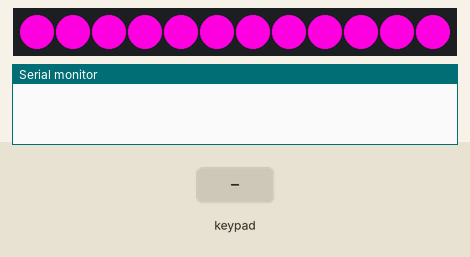
This sketch was run on a simulated Arduino Uno, built with avr-gcc and run on an emulated ATmega328P. Shown: 12 RGB LEDs in strip order, left to right, the last lines printed to the serial monitor. The inputs (shaded band) are chosen by the test bench.

Above: at 2.6 s.
4.3 s: keypad keys 2 3 4 5 pressed 0.4 s apart
At 8.6 s:
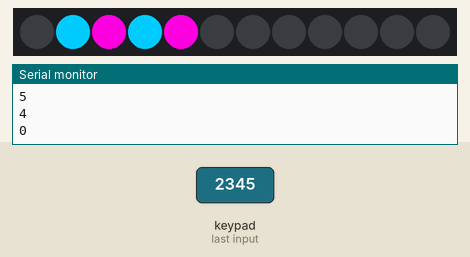
8.9 s: keypad keys 2 3 4 5 # pressed 0.4 s apart
At 12.9 s:
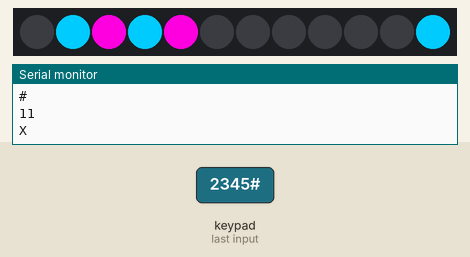
13.3 s: keypad keys 2 3 4 5 * pressed 0.4 s apart
At 17.9 s:
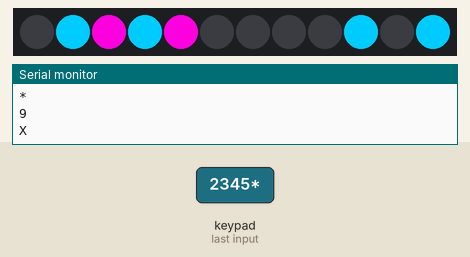
18.3 s: key '6' pressed
At 18.8 s:
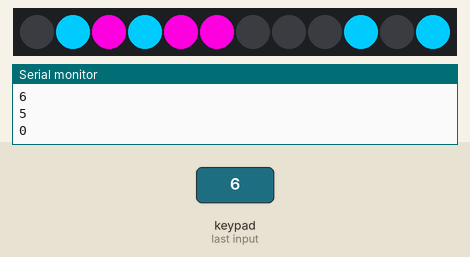
Timing chart, 0 to 20.8 s (numbered marks = the images above; inputs shaded):
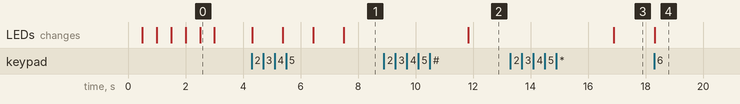

The sketch:

220518_button_led_internet_geaendert.ino
```cpp
  #include <Keypad.h>
#include <FastLED.h>

#define LED_PIN     11
#define NUM_LEDS    12
#define LED_TYPE    WS2812B
#define COLOR_ORDER GRB
#define BRIGHTNESS  250
CRGB leds[NUM_LEDS];

int player=1;
int n,i,e=0,j=0;
char a[16]={'1','2','3','4','5','6','7','8','9','10','11','12'};
char key;
int w=0;

const byte ROWS = 4; //four rows
const byte COLS = 3; //four columns
//define the cymbols on the buttons of the keypads
char hexaKeys[ROWS][COLS] = {
  {'1','2','3'},
  {'4','5','6'},
  {'7','8','9'},
  {'*','0','#'}
};
byte rowPins[ROWS] = {2, 3, 4, 5}; //connect to the row pinouts of the keypad
byte colPins[COLS] = {8, 9, 10}; //connect to the column pinouts of the keypad
Keypad customKeypad = Keypad( makeKeymap(hexaKeys), rowPins, colPins, ROWS, COLS);

void setup(){
  Serial.begin(9600);
  LEDS.addLeds<LED_TYPE, LED_PIN, COLOR_ORDER>(leds, NUM_LEDS);
  FastLED.setBrightness(BRIGHTNESS);
  for(int m=0;m<3;m++)
  {
        leds[0].setRGB(0, 204, 255);
        leds[1].setRGB(0, 204, 255);
        leds[2].setRGB(0, 204, 255);
        leds[3].setRGB(0, 204, 255);
        leds[4].setRGB(0, 204, 255);
        leds[5].setRGB(0, 204, 255);
        leds[6].setRGB(0, 204, 255);
        leds[7].setRGB(0, 204, 255);
        leds[8].setRGB(0, 204, 255);
        leds[9].setRGB(0, 204, 255);
        leds[10].setRGB(0, 204, 255);
        leds[11].setRGB(0, 204, 255);
        FastLED.show();
        delay(500);
        leds[0].setRGB(255, 0, 225);
        leds[1].setRGB(255, 0, 225);
        leds[2].setRGB(255, 0, 225);
        leds[3].setRGB(255, 0, 225);
        leds[4].setRGB(255, 0, 225);
        leds[5].setRGB(255, 0, 225);
        leds[6].setRGB(255, 0, 225);
        leds[7].setRGB(255, 0, 225);
        leds[8].setRGB(255, 0, 225);
        leds[9].setRGB(255, 0, 225);
        leds[10].setRGB(255, 0, 225);
        leds[11].setRGB(255, 0, 225);
        FastLED.show();
        delay(500);
  }
        FastLED.clear();
        FastLED.show();
}

void loop()
{
  key = customKeypad.getKey();
  if (key && player==1)
  {
    Serial.println("\nP1");
    Serial.println(key);
    n=number(key);
    Serial.println(n);
    leds[n].setRGB(0, 204, 255);
    FastLED.show();
    a[n]='X';
    Serial.println(a[n]);
    w=check(a,n);
    if(w==1)
    {
      Serial.println("Player 1 Wins!");
      while(1)
      {
        leds[0].setRGB(0, 204, 255);
        leds[1].setRGB(0, 204, 255);
        leds[2].setRGB(0, 204, 255);
        leds[3].setRGB(0, 204, 255);
        leds[4].setRGB(0, 204, 255);
        leds[5].setRGB(0, 204, 255);
        leds[6].setRGB(0, 204, 255);
        leds[7].setRGB(0, 204, 255);
        leds[8].setRGB(0, 204, 255);
        leds[9].setRGB(0, 204, 255);
        leds[10].setRGB(0, 204, 255);
        leds[11].setRGB(0, 204, 255);
        FastLED.show();
        delay(500);
        FastLED.clear();
        FastLED.show();
        delay(500);
    }
   }
    player++;
    delay(1000);
  }
  delay(20);
  key = customKeypad.getKey();
  if (key && player==2)
  {
    Serial.println("\nP2");
    Serial.println(key);
    n=number(key);
    Serial.println(n);
    leds[n].setRGB(255, 0, 225);
    FastLED.show();
    a[n]='0';
    Serial.println(a[n]);
    w=check(a,n);
    if(w==2)
    {
      Serial.println("Player 2 Wins!");
      while(1)
      {
        leds[0].setRGB(255, 0, 225);
        leds[1].setRGB(255, 0, 225);
        leds[2].setRGB(255, 0, 225);
        leds[3].setRGB(255, 0, 225);
        leds[4].setRGB(255, 0, 225);
        leds[5].setRGB(255, 0, 225);
        leds[6].setRGB(255, 0, 225);
        leds[7].setRGB(255, 0, 225);
        leds[8].setRGB(255, 0, 225);
        leds[9].setRGB(255, 0, 225);
        leds[10].setRGB(255, 0, 225);
        leds[11].setRGB(255, 0, 225);
        FastLED.show();
        delay(500);
        FastLED.clear();
        FastLED.show();
        delay(500);


    }
    }
    e++;
  player--;
   delay(1000);
  }
  if(e==8)
  {
    Serial.println("Game Draw");
    while(1)
    {
        leds[0].setRGB(255, 0, 0);
        leds[1].setRGB(255, 0, 0);
        leds[2].setRGB(255, 0, 0);
        leds[3].setRGB(255, 0, 0);
        leds[4].setRGB(255, 0, 0);
        leds[5].setRGB(255, 0, 0);
        leds[6].setRGB(255, 0, 0);
        leds[7].setRGB(255, 0, 0);
        leds[8].setRGB(255, 0, 0);
        leds[9].setRGB(255, 0, 0);
        leds[10].setRGB(255, 0, 0);
        leds[11].setRGB(255, 0, 0);
        FastLED.show();
        delay(1000);
        FastLED.clear();
        FastLED.show();
        delay(500);
  }
  }
  delay(20);
}

int number(char keyn)
{
  if(keyn == '1')
    return 0;
  if(keyn == '2')
    return 1;
  if(keyn == '3')
    return 2;
  if(keyn == '4')
    return 3;
  if(keyn == '5')
    return 4;
  if(keyn == '6')
    return 5;
  if(keyn == '7')
    return 6;
  if(keyn == '8')
    return 7;
  if(keyn == '9')
    return 8;
  if(key == '*')
    return 9;
  if(keyn == '0')
    return 10;
  if(keyn == '#')
    return 11;
}

int check(char a[16],int n)
{

  if(a[0]=='X' && a[1]=='X' && a[2]=='X' && a[3]=='X')
    return 1;
  if(a[0]=='0' && a[1]=='0' && a[2]=='0' && a[3]=='0')
    return 2;
  if(a[0]=='X' && a[4]=='X' && a[8]=='X' )
    return 1;
  if(a[0]=='0' && a[4]=='0' && a[8]=='0' )
    return 2;
  if(a[0]=='X' && a[5]=='X' && a[10]=='X' )
    return 1;
  if(a[0]=='0' && a[5]=='0' && a[10]=='0' )
    return 2;
  if(a[1]=='X' && a[5]=='X' && a[9]=='X' )
    return 1;
  if(a[1]=='0' && a[5]=='0' && a[9]=='0' )
    return 2;
  if(a[2]=='X' && a[6]=='X' && a[10]=='X' )
    return 1;
  if(a[2]=='0' && a[6]=='0' && a[10]=='0' )
    return 2;
  if(a[3]=='X' && a[7]=='X' && a[11]=='X' )
    return 1;
  if(a[3]=='0' && a[7]=='0' && a[11]=='0' )
    return 2;
  if(a[3]=='X' && a[6]=='X' && a[9]=='X' )
    return 1;
  if(a[3]=='0' && a[6]=='0' && a[9]=='0' )
    return 2;
  if(a[4]=='X' && a[5]=='X' && a[6]=='X' && a[7]=='X')
    return 1;
  if(a[4]=='0' && a[5]=='0' && a[6]=='0' && a[7]=='0')
    return 2;
  if(a[8]=='X' && a[9]=='X' && a[10]=='X' && a[11]=='X')
    return 1;
  if(a[8]=='0' && a[9]=='0' && a[10]=='0' && a[11]=='0')
    return 2;
}
```

Measured:
- after the input at 4.3 s, the LEDs: first change at once (image 1 shows a later state)
- after the input at 8.9 s, the LEDs: change after 2.9 s (image 2)
- after the input at 13.3 s, the LEDs: change after 3.6 s (image 3)
- after the input at 18.3 s, the LEDs: change at once (image 4)
- what the display in image 0 shows lasts 0.5 s, from 2.5 s to 3.0 s
